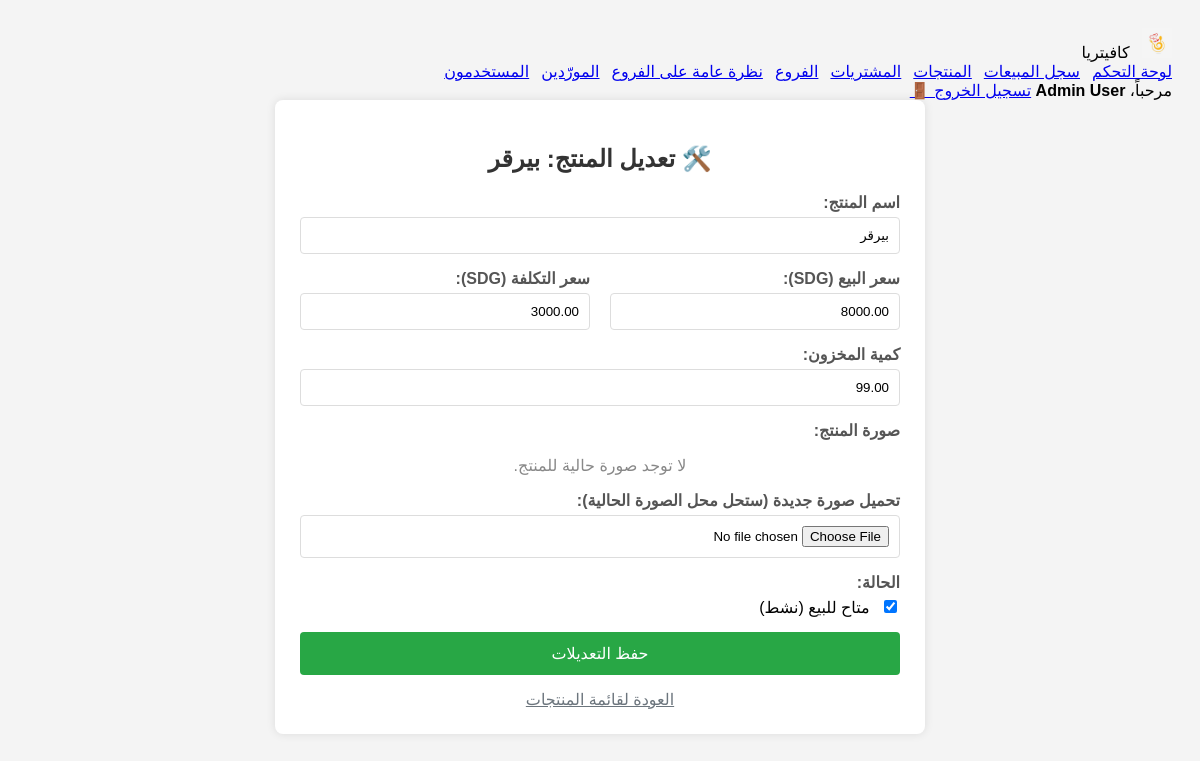
The page /edit_product.php?id=2 (signed in) on the database its author committed.
### tables this page shows
CREATE TABLE `products` (
  `product_id` int(10) UNSIGNED NOT NULL,
  `name` varchar(255) NOT NULL,
  `price` decimal(10,2) NOT NULL DEFAULT 0.00,
  `cost` decimal(10,2) NOT NULL DEFAULT 0.00,
  `stock` decimal(10,2) NOT NULL DEFAULT 0.00,
  `active` tinyint(1) NOT NULL DEFAULT 1,
  `image_path` varchar(500) DEFAULT NULL,
  `branch_id` int(10) UNSIGNED DEFAULT NULL,
  `created_at` datetime NOT NULL DEFAULT current_timestamp()
);

### edit_product.php (the view, shortened to what this page needs)
<?php
require_once 'auth_check.php';
$server_root = dirname(__FILE__) . '/';
$product = null;
$product_id = isset($_GET['id']) ? filter_var($_GET['id'], FILTER_SANITIZE_NUMBER_INT) : 0;
try {
    $stmt_fetch = $conn->prepare("SELECT product_id, name, price, cost, stock, active, image_path FROM products WHERE product_id = ?");
    $stmt_fetch->bind_param("i", $product_id);
    $stmt_fetch->execute();
    $result_fetch = $stmt_fetch->get_result();
    $product = $result_fetch->fetch_assoc();
} catch (Exception $e) {
    $message = "❌ خطأ في جلب بيانات المنتج: " . $e->getMessage();
}
?>
<!DOCTYPE html>
<html lang="ar" dir="rtl">
<head>
</head>
<body>
<?php require_once 'includes/admin_header.php'; ?>
<div class="container">
        <h2>🛠️ تعديل المنتج: <?php echo htmlspecialchars($product['name'] ?? ''); ?></h2>
        <form action="<?php echo htmlspecialchars($_SERVER["PHP_SELF"]) . "?id=" . $product_id; ?>" method="post" enctype="multipart/form-data">
            <label for="name">اسم المنتج:</label>
            <input type="text" id="name" name="name" required placeholder="اسم المنتج" value="<?php echo htmlspecialchars($product['name'] ?? ''); ?>">
            <div class="form-row">
                <div>
                    <label for="price">سعر البيع (SDG):</label>
                    <input type="number" id="price" name="price" step="0.01" min="0.01" required placeholder="سعر البيع" value="<?php echo htmlspecialchars($product['price'] ?? 0.00); ?>">
                </div>
                <div>
                    <label for="cost">سعر التكلفة (SDG):</label>
                    <input type="number" id="cost" name="cost" step="0.01" min="0" required placeholder="سعر التكلفة" value="<?php echo htmlspecialchars($product['cost'] ?? 0.00); ?>">
                </div>
            </div>
            <label for="stock">كمية المخزون:</label>
            <input type="number" id="stock" name="stock" min="0" required placeholder="كمية المخزون" value="<?php echo htmlspecialchars($product['stock'] ?? 0); ?>">
            <label>صورة المنتج:</label>
            <?php
            $display_image_path = $product['image_path'] ?? '';
            ?>
            <?php if (!empty($display_image_path) && file_exists($server_root . $display_image_path)): ?>
                <div class="current-image-preview">
                    <p>الصورة الحالية:</p>
                    <img src="<?php echo htmlspecialchars($display_image_path); ?>" alt="صورة المنتج" style="max-height: 200px;">
                    <div class="image-action">
                        <input type="checkbox" id="delete_image" name="delete_image" value="1">
                        <label for="delete_image">حذف الصورة الحالية</label>
                    </div>
                </div>
            <?php else: ?>
                <p style="text-align: center; color: #888;">لا توجد صورة حالية للمنتج. </p>
            <?php endif; ?>
            <label for="product_image">تحميل صورة جديدة (ستحل محل الصورة الحالية):</label>
            <input type="file" id="product_image" name="product_image" accept="image/*">
            <div style="margin-bottom: 15px;">
                <label for="active">الحالة:</label>
                <input type="checkbox" id="active" name="active" <?php echo ($product['active'] ?? 1) ? 'checked' : ''; ?>>
                <span>متاح للبيع (نشط)</span>
            </div>
            <input type="submit" value="حفظ التعديلات">
            <a href="view_products.php" class="back-link">العودة لقائمة المنتجات</a>
        </form>
    </div>
</body>
</html>

### edit_product.php (style rules this page uses)
body { font-family: Tahoma, sans-serif; padding: 20px; background-color: #f4f4f4; }
.container { max-width: 600px; margin: 0 auto; padding: 25px; background-color: #fff; border-radius: 8px; box-shadow: 0 0 10px rgba(0,0,0,0.1); }
h2 { text-align: center; color: #333; }
label { display: block; margin-bottom: 5px; font-weight: bold; color: #555; }
input[type=text], input[type=number], input[type=file], select { width: 100%; padding: 10px; margin-bottom: 15px; border: 1px solid #ddd; border-radius: 4px; box-sizing: border-box; }
input[type=checkbox] { margin-left: 10px; }
input[type=submit] { background-color: #28a745; color: white; padding: 12px 20px; border: none; border-radius: 4px; cursor: pointer; font-size: 16px; width: 100%; }
.form-row { display: flex; gap: 20px; }
.form-row > div { flex: 1; }
.back-link { display: block; text-align: center; margin-top: 15px; color: #6c757d; }

### rows shown on the page
products: name "بيرقر", price "8000.00", cost "3000.00", stock "99.00", active "☑"

### other values the page prints
RESTAURANT_NAME "كافيتريا"
$_SESSION['full_name'] "Admin User"
